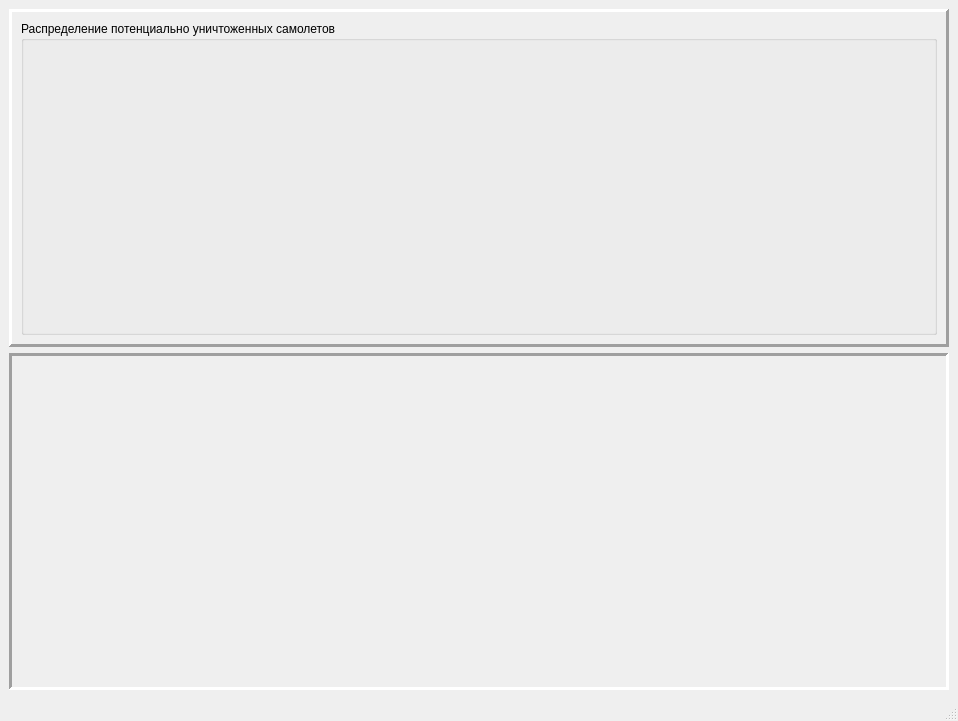
<?xml version="1.0" encoding="UTF-8"?>
<ui version="4.0">
 <class>ResultWindow</class>
 <widget class="QMainWindow" name="ResultWindow">
  <property name="geometry">
   <rect>
    <x>0</x>
    <y>0</y>
    <width>958</width>
    <height>721</height>
   </rect>
  </property>
  <property name="windowTitle">
   <string>Результаты моделирования</string>
  </property>
  <widget class="QWidget" name="centralwidget">
   <layout class="QVBoxLayout" name="verticalLayout">
    <item>
     <widget class="QFrame" name="frame_plane_table">
      <property name="frameShape">
       <enum>QFrame::Panel</enum>
      </property>
      <property name="frameShadow">
       <enum>QFrame::Raised</enum>
      </property>
      <property name="lineWidth">
       <number>3</number>
      </property>
      <layout class="QHBoxLayout" name="horizontalLayout_2">
       <item>
        <widget class="QGroupBox" name="groupBox">
         <property name="title">
          <string>Распределение потенциально уничтоженных самолетов</string>
         </property>
         <layout class="QHBoxLayout" name="horizontalLayout">
          <item>
           <layout class="QHBoxLayout" name="lay_for_table"/>
          </item>
         </layout>
        </widget>
       </item>
      </layout>
     </widget>
    </item>
    <item>
     <widget class="QFrame" name="frame_graph">
      <property name="frameShape">
       <enum>QFrame::Panel</enum>
      </property>
      <property name="frameShadow">
       <enum>QFrame::Sunken</enum>
      </property>
      <property name="lineWidth">
       <number>3</number>
      </property>
      <layout class="QVBoxLayout" name="verticalLayout_2">
       <item>
        <widget class="QCustomPlot" name="widget_graph" native="true"/>
       </item>
      </layout>
     </widget>
    </item>
   </layout>
  </widget>
  <widget class="QMenuBar" name="menubar">
   <property name="geometry">
    <rect>
     <x>0</x>
     <y>0</y>
     <width>958</width>
     <height>25</height>
    </rect>
   </property>
  </widget>
  <widget class="QStatusBar" name="statusbar"/>
 </widget>
 <customwidgets>
  <customwidget>
   <class>QCustomPlot</class>
   <extends>QWidget</extends>
   <header>qcustomplot.h</header>
   <container>1</container>
  </customwidget>
 </customwidgets>
 <resources/>
 <connections/>
</ui>
